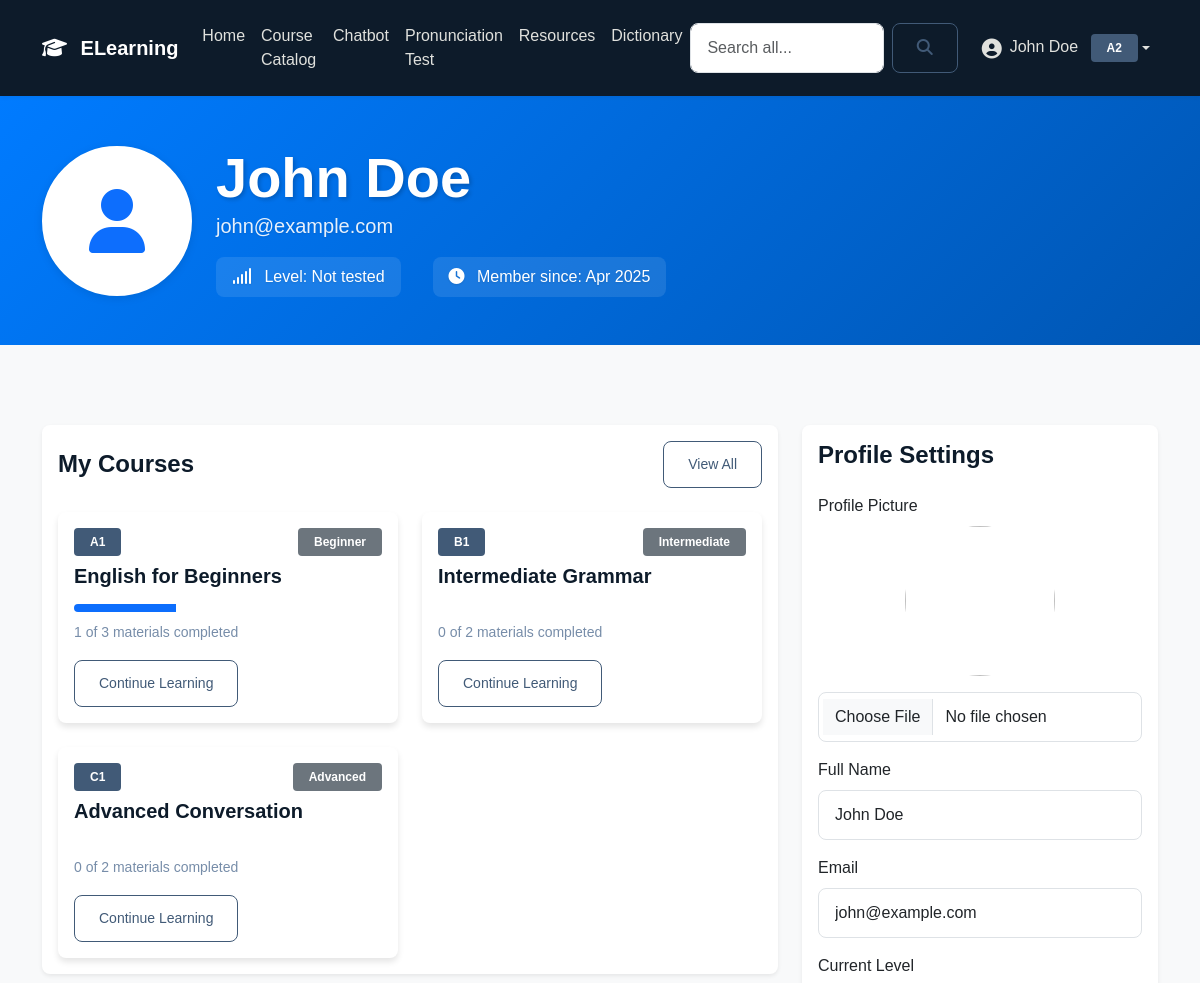
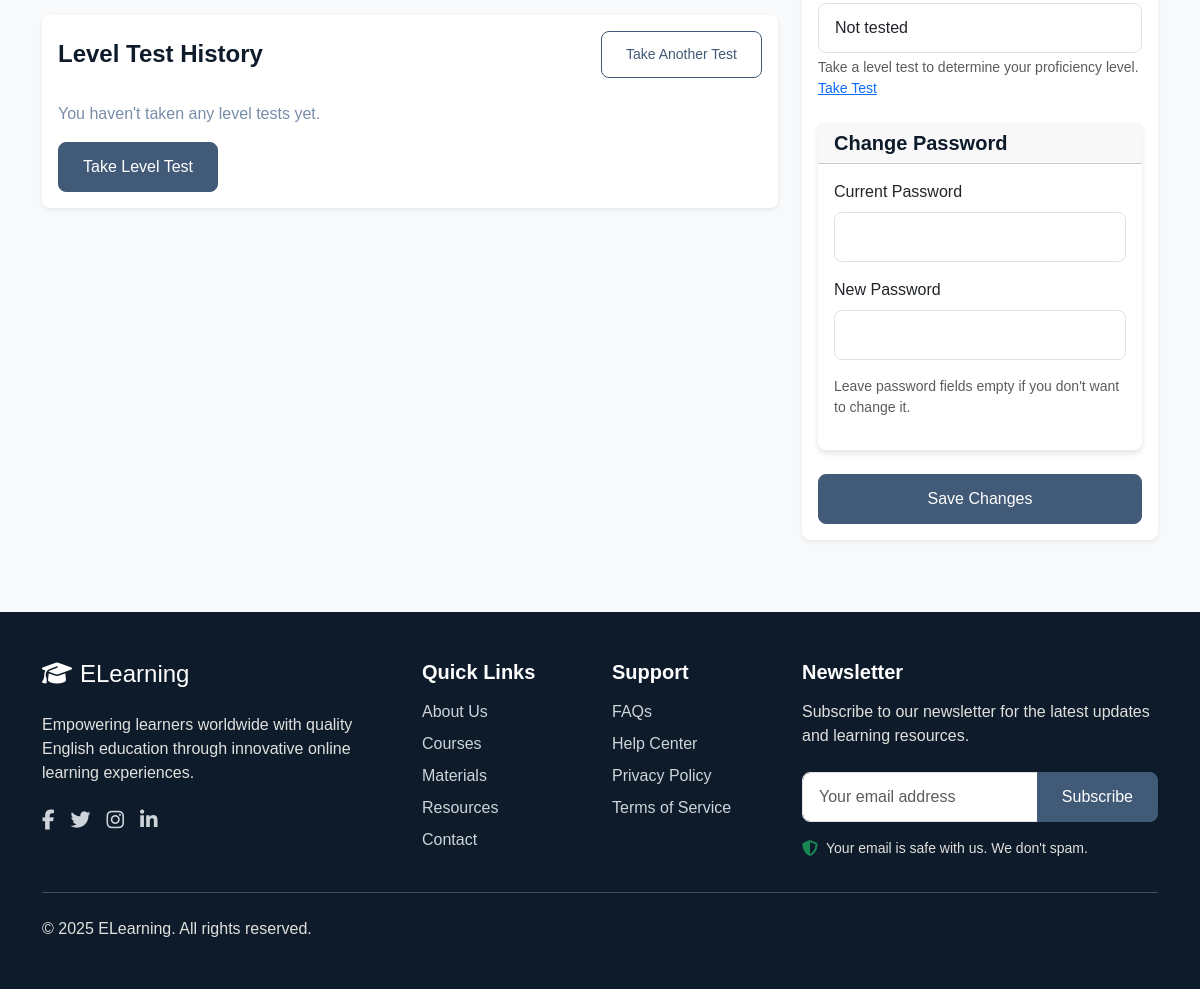
The app's page /profile.php (signed in) with its own data (2 pictures, top to bottom).
### tables this page shows
CREATE TABLE IF NOT EXISTS user_profiles (
    profile_id INT PRIMARY KEY AUTO_INCREMENT,
    user_id INT UNIQUE,
    full_name VARCHAR(100),
    proficiency_level CHAR(2) COMMENT 'A1, A2, B1, B2, C1, C2',
    profile_picture VARCHAR(255),
    FOREIGN KEY (user_id) REFERENCES users(user_id) ON DELETE CASCADE
);

CREATE TABLE IF NOT EXISTS users (
    user_id INT PRIMARY KEY AUTO_INCREMENT,
    username VARCHAR(50) UNIQUE NOT NULL,
    email VARCHAR(100) UNIQUE NOT NULL,
    password VARCHAR(255) NOT NULL,
    role TINYINT NOT NULL DEFAULT 1 COMMENT '0: admin, 1: student, 2: instructor',
    created_at TIMESTAMP DEFAULT CURRENT_TIMESTAMP,
    last_login TIMESTAMP NULL
);

CREATE TABLE IF NOT EXISTS courses (
    course_id INT PRIMARY KEY AUTO_INCREMENT,
    title VARCHAR(100) NOT NULL,
    description TEXT,
    instructor_id INT NOT NULL,
    level CHAR(2) NOT NULL COMMENT 'A1, A2, B1, B2, C1, C2',
    duration VARCHAR(50),
    difficulty_level VARCHAR(20),
    thumbnail_url VARCHAR(255),
    is_featured TINYINT(1) DEFAULT 0,
    created_at TIMESTAMP DEFAULT CURRENT_TIMESTAMP,
    updated_at TIMESTAMP NULL ON UPDATE CURRENT_TIMESTAMP,
    FOREIGN KEY (instructor_id) REFERENCES users(user_id)
);

### profile.php (the view, shortened to what the rows shown need)
<?php
require_once 'includes/db.php';
require_once 'includes/functions.php';
try {
    $stmt = $conn->prepare("
        SELECT
            u.user_id,
            u.username,
            u.email,
            u.created_at,
            COALESCE(up.full_name, '') as full_name,
            COALESCE(up.profile_picture, '') as profile_picture,
            COALESCE(
                (SELECT assigned_level
                 FROM level_test_results
                 WHERE user_id = u.user_id
                 ORDER BY test_date DESC
                 LIMIT 1),
                'Not tested'
            ) as proficiency_level,
            (SELECT test_date
             FROM level_test_results
             WHERE user_id = u.user_id
             ORDER BY test_date DESC
             LIMIT 1) as last_test_date
        FROM users u
        LEFT JOIN user_profiles up ON u.user_id = up.user_id
        WHERE u.user_id = ?
    ");
    $stmt->execute([$_SESSION['user_id']]);
    $user = $stmt->fetch();
    try {
        $stmt = $conn->prepare("
            SELECT
                c.*,
                ce.enrolled_at,
                COUNT(DISTINCT cm.material_id) as total_materials,
                COUNT(DISTINCT CASE WHEN up.progress = 100 THEN up.material_id END) as completed_materials
            FROM course_enrollments ce
            JOIN courses c ON ce.course_id = c.course_id
            LEFT JOIN course_materials cm ON c.course_id = cm.course_id
            LEFT JOIN user_progress up ON cm.material_id = up.material_id AND up.user_id = ?
            WHERE ce.user_id = ?
            GROUP BY c.course_id, ce.enrolled_at
            ORDER BY ce.enrolled_at DESC
            LIMIT 5
        ");
        $stmt->execute([$_SESSION['user_id'], $_SESSION['user_id']]);
        $enrolled_courses = $stmt->fetchAll();
    } catch (PDOException $e) {
        $enrolled_courses = [];
        if ($e->getCode() == '42S02') {
            $_SESSION['warning_message'] = 'Database schema error: One or more required tables are missing.';
        } else if ($e->getCode() == '42S22') {
            $_SESSION['warning_message'] = 'Database schema error: One or more required columns are missing.';
        } else {
            $_SESSION['warning_message'] = 'Unable to load enrolled courses. Please try again later.';
        }
    }
} catch(Exception $e) {
    $_SESSION['error_message'] = 'An error occurred while loading your profile. Please try again.';
    $user = [
        'user_id' => $_SESSION['user_id'],
        'username' => '',
        'email' => '',
        'full_name' => '',
        'profile_picture' => '',
        'proficiency_level' => 'Not tested',
        'created_at' => date('Y-m-d H:i:s'),
        'last_test_date' => null
    ];
    $enrolled_courses = [];
    $test_history = [];
}
?>
<!DOCTYPE html>
<html lang="en">
<head>
    <link href="https://cdn.jsdelivr.net/npm/bootstrap@5.3.2/dist/css/bootstrap.min.css" rel="stylesheet">
    <link href="https://cdnjs.cloudflare.com/ajax/libs/font-awesome/6.4.2/css/all.min.css" rel="stylesheet">
    <link href="css/custom.css" rel="stylesheet">
</head>
<body>
    <?php include 'includes/nav.php'; ?>
    <div class="profile-header">
        <div class="container">
            <div class="row align-items-center">
                <div class="col profile-info">
                    <h1 class="display-4 mb-0"><?php echo h($user['full_name'] ?: 'Update Your Profile'); ?></h1>
                    <p class="lead mb-3"><?php echo h($user['email'] ?: 'Add your email'); ?></p>
                    <div class="d-flex flex-wrap gap-3">
                        <div class="profile-stats">
                            <i class="fas fa-signal me-2"></i>
                            Level: <?php echo h($user['proficiency_level']); ?>
                        </div>
                        <div class="profile-stats">
                            <i class="fas fa-clock me-2"></i>
                            Member since: <?php echo date('M Y', strtotime($user['created_at'])); ?>
                        </div>
                    </div>
                </div>
            </div>
        </div>
    </div>
    <div class="container py-5">
        <div class="row">
            <div class="col-lg-8">
                <div class="card border-0 shadow-sm mb-4">
                    <div class="card-body">
                        <?php if (empty($enrolled_courses)): ?>
                            <p class="text-muted">You haven't enrolled in any courses yet.</p>
                            <a href="courses.php" class="btn btn-primary">Browse Courses</a>
                        <?php else: ?>
                            <div class="row g-4">
                                <?php foreach ($enrolled_courses as $course): ?>
                                    <div class="col-md-6">
                                        <div class="card h-100 course-card">
                                            <div class="card-body">
                                                <div class="d-flex justify-content-between mb-2">
                                                    <span class="badge bg-primary"><?php echo htmlspecialchars($course['level']); ?></span>
                                                    <span class="badge bg-secondary"><?php echo htmlspecialchars($course['difficulty_level']); ?></span>
                                                </div>
                                                <h5 class="card-title mb-3"><?php echo htmlspecialchars($course['title']); ?></h5>
                                                <?php
                                                $progress = $course['total_materials'] > 0
                                                    ? round(($course['completed_materials'] / $course['total_materials']) * 100)
                                                    : 0;
                                                ?>
                                                <div class="progress mb-2">
                                                    <div class="progress-bar" role="progressbar"
                                                         style="width: <?php echo $progress; ?>%"
                                                         aria-valuenow="<?php echo $progress; ?>"
                                                         aria-valuemin="0"
                                                         aria-valuemax="100">
                                                    </div>
                                                </div>
                                                <small class="text-muted">
                                                    <?php echo $course['completed_materials']; ?> of <?php echo $course['total_materials']; ?> materials completed
                                                </small>
                                                <div class="mt-3">
                                                    <a href="course-details.php?id=<?php echo $course['course_id']; ?>"
                                                       class="btn btn-outline-primary btn-sm">
                                                        Continue Learning
                                                    </a>
                                                </div>
                                            </div>
                                        </div>
                                    </div>
                                <?php endforeach; ?>
                            </div>
                        <?php endif; ?>
                    </div>
                </div>
            </div>
            <div class="col-lg-4">
                <div class="card border-0 shadow-sm mb-4">
                    <div class="card-body">
                        <form action="profile.php" method="POST" enctype="multipart/form-data">
                            <div class="mb-3">
                                <label class="form-label">Email</label>
                                <input type="email"
                                       class="form-control"
                                       name="email"
                                       value="<?php echo h($user['email']); ?>"
                                       required>
                            </div>
                        </form>
                    </div>
                </div>
            </div>
        </div>
    </div>
</body>
</html>

### includes/nav.php (shortened to what the rows shown need)
<nav class="navbar navbar-expand-lg sticky-top navbar-dark">
    <div class="container">
        <div class="collapse navbar-collapse" id="navbarNav">
            <ul class="navbar-nav">
                <?php if (isset($_SESSION['user_id'])): ?>
                <?php
                    try {
                        $stmt = $conn->prepare("
                            SELECT up.profile_picture, up.proficiency_level, up.full_name,
                                   (SELECT test_date
                                    FROM level_test_results
                                    WHERE user_id = ?
                                    ORDER BY test_date DESC
                                    LIMIT 1) as last_test_date
                            FROM user_profiles up
                            WHERE up.user_id = ?
                        ");
                        $stmt->execute([$_SESSION['user_id'], $_SESSION['user_id']]);
                        $profile = $stmt->fetch();
                    } catch(PDOException $e) {
                        $profile = false;
                    }
                    ?>
                <li class="nav-item dropdown">
                    <a class="nav-link dropdown-toggle d-flex align-items-center" href="#" role="button"
                        data-bs-toggle="dropdown">
                        <?php if ($profile && !empty($profile['profile_picture'])): ?>
                        <img src="<?php echo htmlspecialchars($profile['profile_picture']); ?>" alt="Profile"
                            class="rounded-circle me-2" style="width: 32px; height: 32px; object-fit: cover;">
                        <?php else: ?>
                        <i class="fas fa-user-circle fa-lg me-2"></i>
                        <?php endif; ?>
                        <div>
                            <span
                                class="me-2"><?php echo htmlspecialchars($profile && !empty($profile['full_name']) ? $profile['full_name'] : $_SESSION['username']); ?></span>
                            <?php if ($profile && !empty($profile['proficiency_level'])): ?>
                            <span
                                class="badge bg-primary"><?php echo htmlspecialchars($profile['proficiency_level']); ?></span>
                            <?php endif; ?>
                        </div>
                    </a>
                </li>
                <?php endif; ?>
            </ul>
        </div>
    </div>
</nav>

### records on screen
user_profiles: full_name "John Doe", proficiency_level "A2"
users: email "john@example.com", created_at "Apr 2025"
courses: level "A1", difficulty_level "Beginner", title "English for Beginners", $progress 33 (drawn), completed_materials "1", total_materials "3"
courses: level "B1", difficulty_level "Intermediate", title "Intermediate Grammar", completed_materials "0", total_materials "2"
courses: level "C1", difficulty_level "Advanced", title "Advanced Conversation", completed_materials "0", total_materials "2"

### other values on screen
$user['full_name'] ?: 'Update Your Profile' "John Doe"
$user['proficiency_level'] "Not tested"
